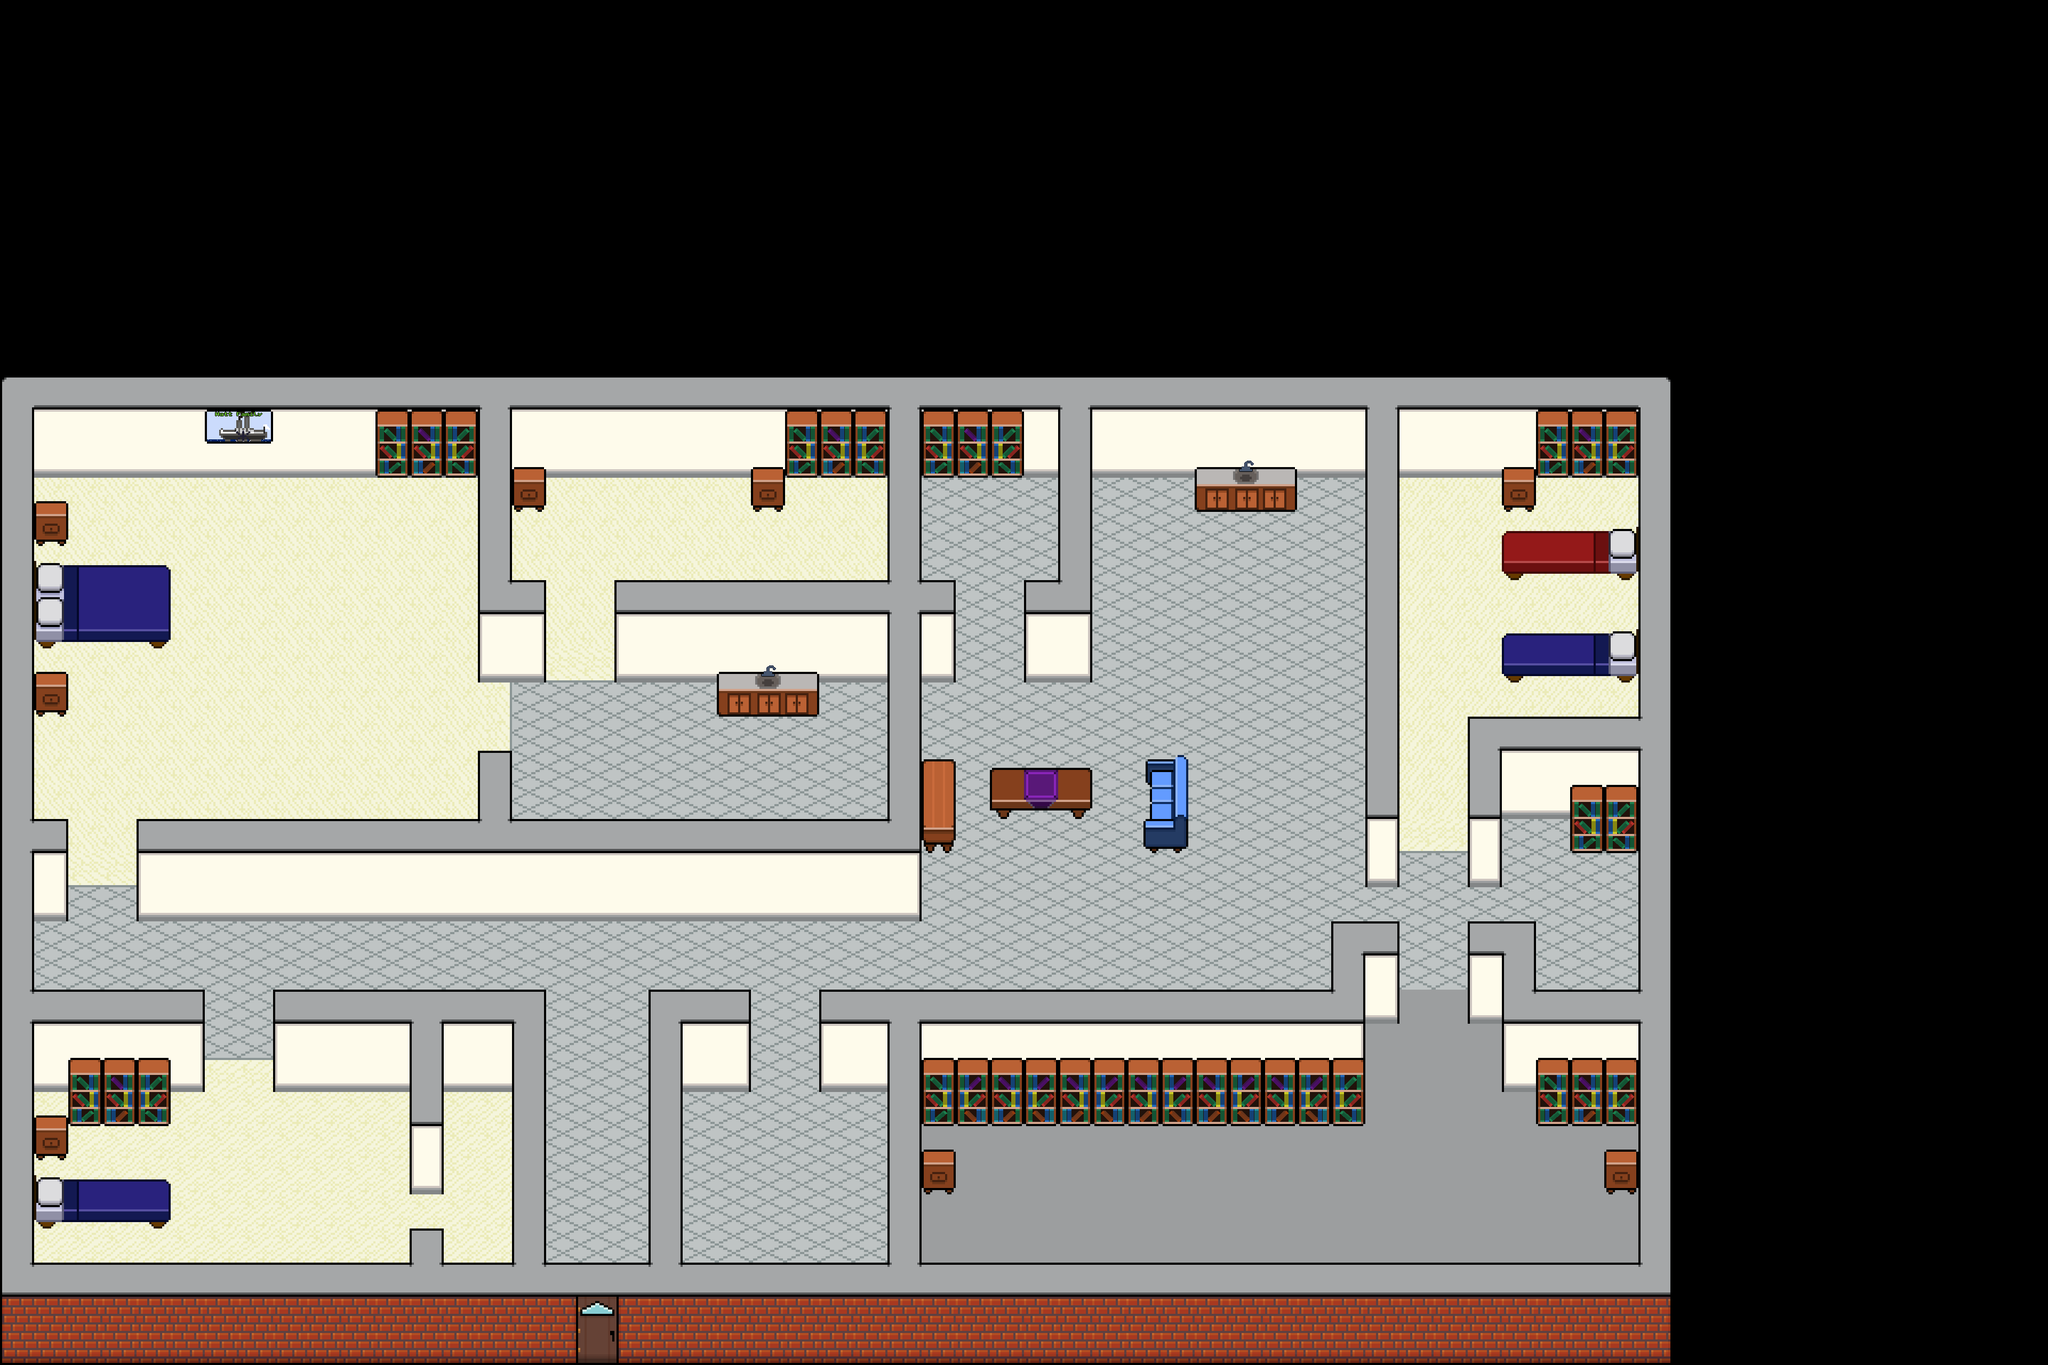

A 2D game scene composited from a Tiled map and its tileset images. What follows is a short description and the map's XML, with each tile layer's data collapsed to a summary:
An orthogonal 60x40 tile map with 64x64 px tiles, 2 tile layers (LevelLayout, LevelLayout2), 2 tilesets and 125 objects (66x Wall, 27x LightShaders, 12x Switch, 8x Lamp, 2x Radio, ...).

<map version="1.10" tiledversion="1.10.2" orientation="orthogonal" renderorder="right-down" width="60" height="40" tilewidth="64" tileheight="64" infinite="0" nextlayerid="14" nextobjectid="214">
 <tileset firstgid="1" name="tilemap_64_patched" tilewidth="64" tileheight="64" spacing="2" tilecount="400" columns="20">
  <image source="../images/tilemap_64.png" width="1320" height="1320" />
 </tileset>
 <tileset firstgid="401" name="house_items_tileset_patched" tilewidth="64" tileheight="64" tilecount="225" columns="15">
  <image source="../images/house_items_tileset_patched.png" trans="55ffff" width="960" height="960" />
 </tileset>
 <layer id="1" name="LevelLayout" width="60" height="40">
  <data>[2400 cells, 1421 non-empty, 41 distinct tile ids]</data>
 </layer>
 <layer id="13" name="LevelLayout2" width="60" height="40">
  <data>[2400 cells, 149 non-empty, 61 distinct tile ids]</data>
 </layer>
 <group id="11" name="Shaders_Layer">
  <objectgroup color="#ffff00" id="8" name="Shaders">
   <object id="113" name="Hallway" type="LightShaders" x="64" y="1600" width="1664.4" height="256">
    <properties>
     <property name="location" value="hallway" />
    </properties>
   </object>
   <object id="114" name="Hallway" type="LightShaders" x="1024" y="1855.66" width="192" height="512.531">
    <properties>
     <property name="location" value="hallway" />
    </properties>
   </object>
   <object id="115" name="Hallway" type="LightShaders" x="1408" y="1854.68" width="128" height="66.3167">
    <properties>
     <property name="location" value="hallway" />
    </properties>
   </object>
   <object id="116" name="Hallway" type="LightShaders" x="384" y="1854.89" width="128" height="65.75">
    <properties>
     <property name="location" value="hallway" />
    </properties>
   </object>
   <object id="117" name="MasterCloset" type="LightShaders" x="960" y="768" width="704" height="320">
    <properties>
     <property name="location" value="mastercloset" />
    </properties>
   </object>
   <object id="118" name="MasterCloset" type="LightShaders" x="1024" y="1087.44" width="128" height="65.2188">
    <properties>
     <property name="location" value="mastercloset" />
    </properties>
   </object>
   <object id="119" name="MasterBathroom" type="LightShaders" x="960" y="1152" width="704" height="384">
    <properties>
     <property name="location" value="masterBathroom" />
    </properties>
   </object>
   <object id="120" name="MasterBedroom" type="LightShaders" x="64" y="768" width="832" height="768">
    <properties>
     <property name="location" value="masterBedroom" />
    </properties>
   </object>
   <object id="121" name="MasterBedroom" type="LightShaders" x="128" y="1534.97" width="128" height="65.7833">
    <properties>
     <property name="location" value="masterBedroom" />
    </properties>
   </object>
   <object id="122" name="MasterBedroom" type="LightShaders" x="895.125" y="1152" width="66.25" height="256">
    <properties>
     <property name="location" value="masterBedroom" />
    </properties>
   </object>
   <object id="133" name="BedroomCloset2" type="LightShaders" x="2816" y="1408" width="256" height="320">
    <properties>
     <property name="location" value="bedroomCloset2" />
    </properties>
   </object>
   <object id="134" name="BedroomCloset2" type="LightShaders" x="2880" y="1726.75" width="192" height="129.25">
    <properties>
     <property name="location" value="bedroomCloset2" />
    </properties>
   </object>
   <object id="124" name="BedroomCloset1" type="LightShaders" x="832" y="1920" width="128" height="448">
    <properties>
     <property name="location" value="bedroomCloset1" />
    </properties>
   </object>
   <object id="137" name="Bedroom2" type="LightShaders" x="2624" y="1342.88" width="128" height="193.875">
    <properties>
     <property name="location" value="bedroom2" />
    </properties>
   </object>
   <object id="132" name="Bedroom2" type="LightShaders" x="2624" y="768" width="448" height="576">
    <properties>
     <property name="location" value="bedroom2" />
    </properties>
   </object>
   <object id="123" name="Bedroom1" type="LightShaders" x="64" y="1920" width="704" height="448">
    <properties>
     <property name="location" value="bedroom1" />
    </properties>
   </object>
   <object id="125" name="Bedroom1" type="LightShaders" x="766.5" y="2112" width="67.25" height="192">
    <properties>
     <property name="location" value="bedroom1" />
    </properties>
   </object>
   <object id="126" name="LaundryRoom" type="LightShaders" x="1280" y="1920" width="384" height="448">
    <properties>
     <property name="location" value="laundryRoom" />
    </properties>
   </object>
   <object id="127" name="Garage" type="LightShaders" x="1728" y="1920" width="1344" height="448">
    <properties>
     <property name="location" value="garage" />
    </properties>
   </object>
   <object id="128" name="Garage" type="LightShaders" x="2560" y="1792" width="256" height="129">
    <properties>
     <property name="location" value="garage" />
    </properties>
   </object>
   <object id="129" name="Kitchen" type="LightShaders" x="1728" y="1152" width="321.708" height="704">
    <properties>
     <property name="location" value="kitchen" />
    </properties>
   </object>
   <object id="130" name="Kitchen" type="LightShaders" x="2048.98" y="768" width="511.022" height="959.063">
    <properties>
     <property name="location" value="kitchen" />
    </properties>
   </object>
   <object id="131" name="Kitchen" type="LightShaders" x="2048.94" y="1726.5" width="447.063" height="129.5">
    <properties>
     <property name="location" value="kitchen" />
    </properties>
   </object>
   <object id="135" name="Kitchen" type="LightShaders" x="2559" y="1536" width="258.125" height="192">
    <properties>
     <property name="location" value="kitchen" />
    </properties>
   </object>
   <object id="136" name="Kitchen" type="LightShaders" x="2624" y="1727.09" width="128" height="65.6364">
    <properties>
     <property name="location" value="kitchen" />
    </properties>
   </object>
   <object id="139" name="Pantry" type="LightShaders" x="1792" y="1087.2" width="128" height="65.3665">
    <properties>
     <property name="location" value="pantry" />
    </properties>
   </object>
   <object id="138" name="Pantry" type="LightShaders" x="1728" y="768" width="256" height="320">
    <properties>
     <property name="location" value="pantry" />
    </properties>
   </object>
  </objectgroup>
 </group>
 <objectgroup color="#00ff00" id="3" name="Collisions" visible="0">
  <object id="2" name="Wall" type="Wall" x="0" y="768" width="64" height="1728" />
  <object id="7" name="Wall" type="Wall" x="64" y="1952" width="315.938" height="32" />
  <object id="10" name="Wall" type="Wall" x="768" y="1984" width="64" height="192" />
  <object id="11" name="Wall" type="Wall" x="960" y="1952" width="59.75" height="512" />
  <object id="12" name="Wall" type="Wall" x="768" y="2400" width="64" height="64" />
  <object id="13" name="Wall" type="Wall" x="1219.91" y="1952" width="60.0909" height="512" />
  <object id="14" name="Wall" type="Wall" x="1664" y="1984" width="64" height="480" />
  <object id="18" name="Wall" type="Wall" x="2816" y="1824" width="64" height="128" />
  <object id="20" name="Wall" type="Wall" x="2496" y="1824" width="64" height="128" />
  <object id="22" name="Wall" type="Wall" x="3072" y="832" width="64" height="1664" />
  <object id="24" name="Wall" type="Wall" x="2755.75" y="1440" width="60.25" height="160" />
  <object id="25" name="Wall" type="Wall" x="2560" y="833.333" width="61.25" height="766.667" />
  <object id="26" name="Wall" type="Wall" x="64" y="768" width="3072" height="64" />
  </objectgroup>
 <objectgroup color="#ffaaff" id="2" name="Spawnpoints" visible="0">
  <!-- 32 objects omitted --></objectgroup>
</map>
<!-- 85 of 125 objects omitted -->
